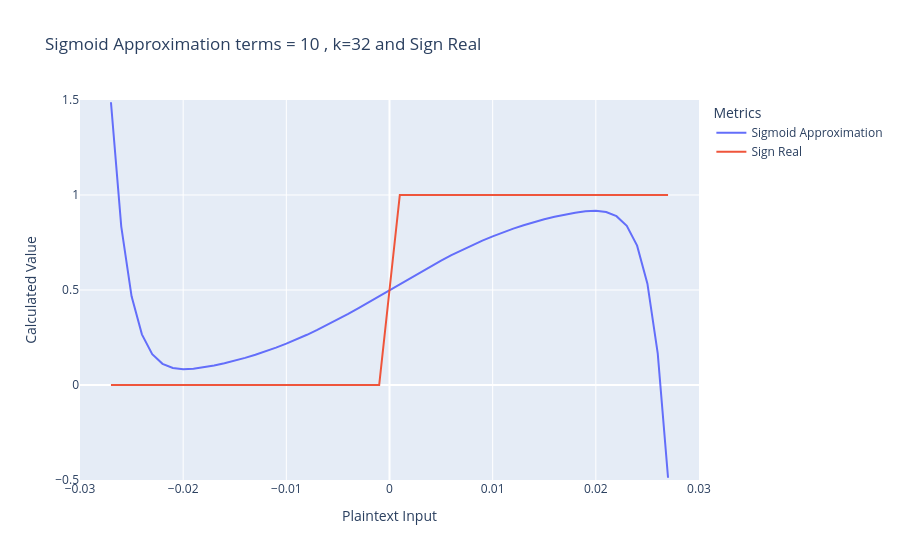

Source (notebook cell):
### Markdown cell above
#### Plotted Approximation Dataset Output

### Code cell
import pandas as pd
import plotly.express as px

# 1. Load the data
df = pd.read_csv("sigmoid_convergence_results.csv")

# Clean up the column names by removing '#' and any extra spaces:
df.columns = df.columns.str.replace('#', '').str.strip()

df = df.rename(columns={
    "sigmoid_approximation": "Sigmoid Approximation",
    "sign_real": "Sign Real"
})

# 2. Filter for rows where sigmoid_approximation is within range
filtered_df = df[
    (df['Sigmoid Approximation'] >= -0.5) & 
    (df['Sigmoid Approximation'] <= 1.5) &
    (df['x_value'] >= -0.03) &   # ← also filter x, not just y
    (df['x_value'] <= 0.03)
]
fig = px.line(
    filtered_df, # use the unfiltered df
    x="x_value", 
    y=["Sigmoid Approximation", "Sign Real"],
    title="Sigmoid Approximation terms = 10 , k=32 and Sign Real",
    labels={
        "x_value": "Plaintext Input", 
        "value": "Calculated Value", 
        "variable": "Metrics",
    }
)

# 2. Hardcode the window for BOTH axes so they are identical
fig.update_xaxes(range=[-0.03, 0.03])
fig.update_yaxes(range=[-0.5, 1.5])

fig.show()

### Figure 1 — Plotly figure (JSON) as saved in the notebook; plotly's stock layout.template omitted (floating-point values rounded to 4 significant figures)
{"data": [{"hovertemplate": "Metrics=Sigmoid Approximation<br>Plaintext Input=%{x}<br>Calculated Value=%{y}<extra></extra>", "legendgroup": "Sigmoid Approximation", "line": {"color": "#636efa", "dash": "solid"}, "marker": {"symbol": "circle"}, "mode": "lines", "name": "Sigmoid Approximation", "orientation": "v", "showlegend": true, "type": "scatter", "x": [-0.027, -0.026, -0.025, -0.024, -0.023, -0.022, -0.021, -0.02, -0.019, -0.018, -0.017, -0.016, -0.015, -0.014, -0.013, -0.012, -0.011, -0.01, -0.009, -0.008, -0.007, -0.006, -0.005, -0.004, -0.003, -0.002, -0.001, 0.0, 0.001, 0.002, 0.003, 0.004, 0.005, 0.006, 0.007, 0.008, 0.009, 0.01, 0.011, 0.012, 0.013, 0.014, 0.015, 0.016, 0.017, 0.018, 0.019, 0.02, 0.021, 0.022, 0.023, 0.024, 0.025, 0.026, 0.027], "xaxis": "x", "y": [1.488, 0.8338, 0.4665, 0.2667, 0.1624, 0.1114, 0.08963, 0.08354, 0.08589, 0.09292, 0.1028, 0.1146, 0.128, 0.1429, 0.1592, 0.1771, 0.1966, 0.2176, 0.2401, 0.2642, 0.2899, 0.3169, 0.3452, 0.3747, 0.4052, 0.4363, 0.468, 0.5, 0.532, 0.5637, 0.5948, 0.6253, 0.6548, 0.6831, 0.7101, 0.7358, 0.7599, 0.7824, 0.8034, 0.8229, 0.8408, 0.8571, 0.872, 0.8854, 0.8972, 0.9071, 0.9141, 0.9165, 0.9104, 0.8886, 0.8376, 0.7333, 0.5335, 0.1662, -0.4883], "yaxis": "y"}, {"hovertemplate": "Metrics=Sign Real<br>Plaintext Input=%{x}<br>Calculated Value=%{y}<extra></extra>", "legendgroup": "Sign Real", "line": {"color": "#EF553B", "dash": "solid"}, "marker": {"symbol": "circle"}, "mode": "lines", "name": "Sign Real", "orientation": "v", "showlegend": true, "type": "scatter", "x": [-0.027, -0.026, -0.025, -0.024, -0.023, -0.022, -0.021, -0.02, -0.019, -0.018, -0.017, -0.016, -0.015, -0.014, -0.013, -0.012, -0.011, -0.01, -0.009, -0.008, -0.007, -0.006, -0.005, -0.004, -0.003, -0.002, -0.001, 0.0, 0.001, 0.002, 0.003, 0.004, 0.005, 0.006, 0.007, 0.008, 0.009, 0.01, 0.011, 0.012, 0.013, 0.014, 0.015, 0.016, 0.017, 0.018, 0.019, 0.02, 0.021, 0.022, 0.023, 0.024, 0.025, 0.026, 0.027], "xaxis": "x", "y": [0.0, 0.0, 0.0, 0.0, 0.0, 0.0, 0.0, 0.0, 0.0, 0.0, 0.0, 0.0, 0.0, 0.0, 0.0, 0.0, 0.0, 0.0, 0.0, 0.0, 0.0, 0.0, 0.0, 0.0, 0.0, 0.0, 0.0, 0.5, 1.0, 1.0, 1.0, 1.0, 1.0, 1.0, 1.0, 1.0, 1.0, 1.0, 1.0, 1.0, 1.0, 1.0, 1.0, 1.0, 1.0, 1.0, 1.0, 1.0, 1.0, 1.0, 1.0, 1.0, 1.0, 1.0, 1.0], "yaxis": "y"}], "layout": {"legend": {"title": {"text": "Metrics"}, "tracegroupgap": 0}, "title": {"text": "Sigmoid Approximation terms = 10 , k=32 and Sign Real"}, "xaxis": {"anchor": "y", "domain": [0, 1], "range": [-0.03, 0.03], "title": {"text": "Plaintext Input"}}, "yaxis": {"anchor": "x", "domain": [0, 1], "range": [-0.5, 1.5], "title": {"text": "Calculated Value"}}}}
